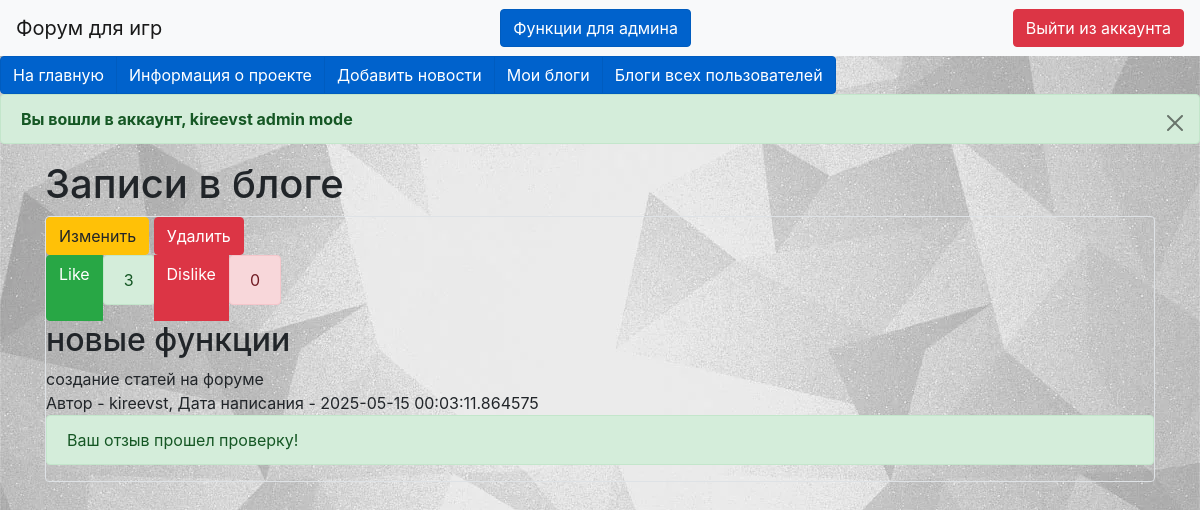
The page /my_blogs/1 (signed in) on the database as committed earlier.
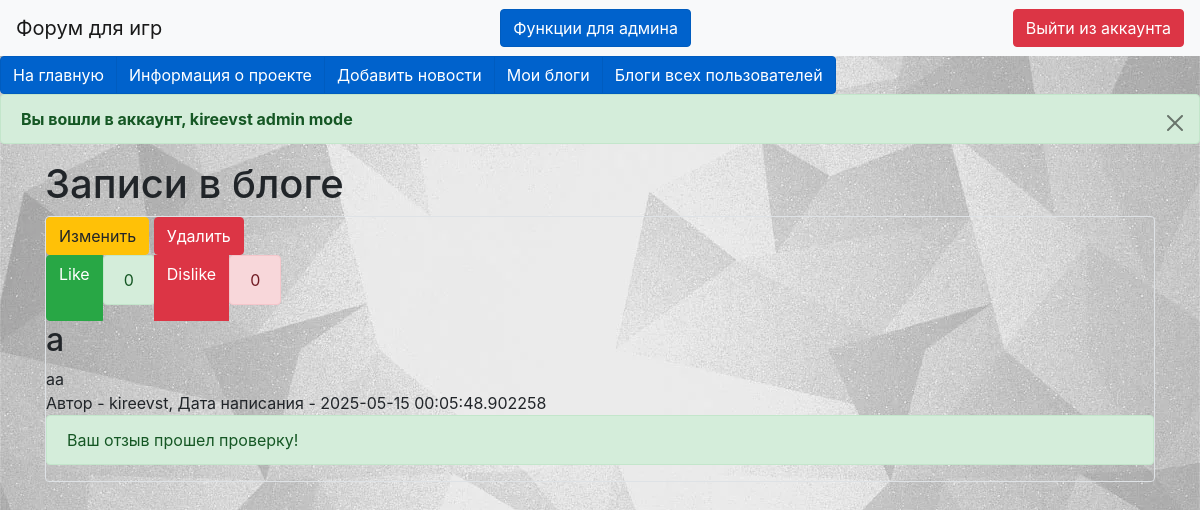
The same page on the database as committed later.
### data/news.py (models this page shows)
class News(SqlAlchemyBase):
    __tablename__ = 'news'
    id = sqlalchemy.Column(sqlalchemy.Integer,
                           primary_key=True, autoincrement=True)
    likes = sqlalchemy.Column(sqlalchemy.Integer, default=0)
    dislikes = sqlalchemy.Column(sqlalchemy.Integer, default=0)
    title = sqlalchemy.Column(sqlalchemy.String, nullable=True)
    content = sqlalchemy.Column(sqlalchemy.String, nullable=True)
    created_date = sqlalchemy.Column(sqlalchemy.DateTime,
                                     default=datetime.datetime.now)
    is_private = sqlalchemy.Column(sqlalchemy.Boolean, default=True)
    is_checked = sqlalchemy.Column(sqlalchemy.Boolean, default=False)
    is_banned = sqlalchemy.Column(sqlalchemy.Boolean, default=False)
    approved = sqlalchemy.Column(sqlalchemy.Boolean, default=False)
    user_id = sqlalchemy.Column(sqlalchemy.Integer,
                                sqlalchemy.ForeignKey("users.id"))
    user = orm.relationship('User')
    comments = orm.relationship('Comments', back_populates='news')

### data/users.py (models this page shows, shortened)
class User(SqlAlchemyBase, UserMixin):
    __tablename__ = 'users'
    id = sqlalchemy.Column(sqlalchemy.Integer,
                           primary_key=True, autoincrement=True)
    name = sqlalchemy.Column(sqlalchemy.String, nullable=True)
    about = sqlalchemy.Column(sqlalchemy.String, nullable=True)
    email = sqlalchemy.Column(sqlalchemy.String,
                              index=True, unique=True, nullable=True)
    hashed_password = sqlalchemy.Column(sqlalchemy.String, nullable=True)
    created_date = sqlalchemy.Column(sqlalchemy.DateTime,
                                     default=datetime.datetime.now)
    is_admin = sqlalchemy.Column(sqlalchemy.BOOLEAN, default=False)
    news = orm.relationship("News", back_populates='user')

### main.py (the view)
@app.route("/my_blogs/<int:user_id>")
def my_blogs(user_id):
    db_sess = db_session.create_session()
    news = db_sess.query(News).filter(News.user_id == user_id,
                                      News.user == flask_login.current_user)
    return render_template("my_blogs.html", news=news)

### data/db_session.py (called while the page is built)
def create_session() -> Session:
    global __factory
    return __factory()

### main.py (called while the page is built)
@login_manager.user_loader
def load_user(user_id):
    db_sess = db_session.create_session()
    return db_sess.query(User).get(user_id)

### templates/my_blogs.html (shortened to what this page needs)
{% extends "base.html" %}
{% block content %}
<h1>Записи в блоге</h1>
{% for item in news%}
<div class="col-md6 border rounded">
    {% if current_user.is_authenticated and current_user == item.user %}
    <div>
        <a href="/news/{{ item.id }}" class="btn btn-warning">
            Изменить
        </a>
        <a href="/news_delete/{{ item.id }}" class="btn btn-danger">
            Удалить
        </a>
    </div>
    <div class="btn-group">
        <a href="/like/{{item.id}}" class="btn btn-success">Like</a>
        <div class="alert alert-success" role="alert">
            {{item.likes}}
        </div>
        <a href="/dislike/{{item.id}}" class="btn btn-danger">Dislike</a>
        <div class="alert alert-danger" role="alert">
            {{item.dislikes}}
        </div>
    </div>
    {% endif %}
    <h2>{{item.title}}</h2>
    <div>
        {{item.content}}
    </div>
    <div>
        Автор - {{item.user.name}}, Дата написания - {{item.created_date}}
    </div>
    {% if item.approved %}
    <div class="alert alert-success" role="alert">
        Ваш отзыв прошел проверку!
    </div>
    {% endif %}
</div>
{% endfor %}
{% endblock %}

Rows that differ between the two databases and show on the page:
removed News: likes "3", dislikes "0", title "новые функции", content "создание статей на форуме", user.name "kireevst", created_date "2025-05-15 00:03:11.864575", approved "Ваш отзыв прошел проверку!"
added News: likes "0", dislikes "0", title "а", content "aa", user.name "kireevst", created_date "2025-05-15 00:05:48.902258", approved "Ваш отзыв прошел проверку!"
